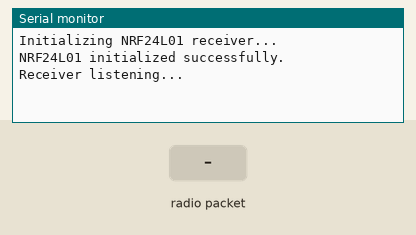
Bench run of a sketch on a simulated ESP32. Parts: the last lines printed to the serial monitor. Inputs (shaded band) come from the test bench. No radio packets arrive unless stated.

Above: at 1.7 s.
1.8 s: radio packet "1" arrives
At 2.3 s:
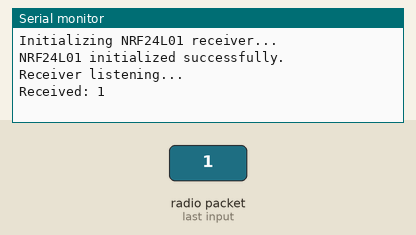
3.3 s: radio packet "0" arrives
At 4.5 s:
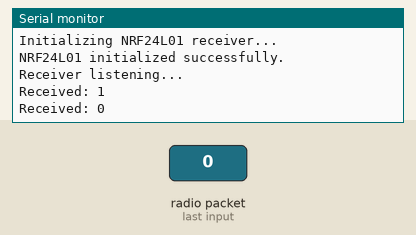
4.8 s: radio packet "2" arrives
At 5.7 s:
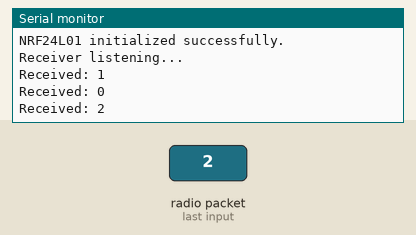

Measured:
- after the input at 1.8 s, the serial monitor: prints a new line at once (image 1)
- after the input at 3.3 s, the serial monitor: prints a new line at once (image 2)
- after the input at 4.8 s, the serial monitor: prints a new line at once (image 3)

The sketch:

test_receptor_esp32.ino
```cpp
#include <SPI.h>
#include <RF24.h>
#include <string.h>

// --------------------------------------
// ESP32 PINS
// --------------------------------------
#define PIN_CE  2
#define PIN_CSN 4

RF24 radio(PIN_CE, PIN_CSN, 1000000);

// --------------------------------------
// SHARED CONFIGURATION
// --------------------------------------
const uint64_t direccionConectar = 0xF0F0F0F0E0LL;

char receivedMessage[32];

void setup() {

  Serial.begin(115200);
  delay(500);

  Serial.println("Initializing NRF24L01 receiver...");
  //SPI.begin(18,19,21);

  if (!radio.begin()) {

    Serial.println("ERROR: NRF24L01 not detected.");

    while (1) {
      delay(1000);
    }
  }

  Serial.println("NRF24L01 initialized successfully.");

  radio.openWritingPipe(direccionConectar);
  radio.openReadingPipe(1, direccionConectar);
  radio.setPALevel(RF24_PA_MAX);
  radio.startListening();

  Serial.println("Receiver listening...");
}

void loop() {

  if (radio.available()) {

    memset(receivedMessage, 0, sizeof(receivedMessage));

    radio.read(receivedMessage, sizeof(receivedMessage));

    receivedMessage[31] = '\0';

    Serial.print("Received: ");
    Serial.println(receivedMessage);
  }
}
```
